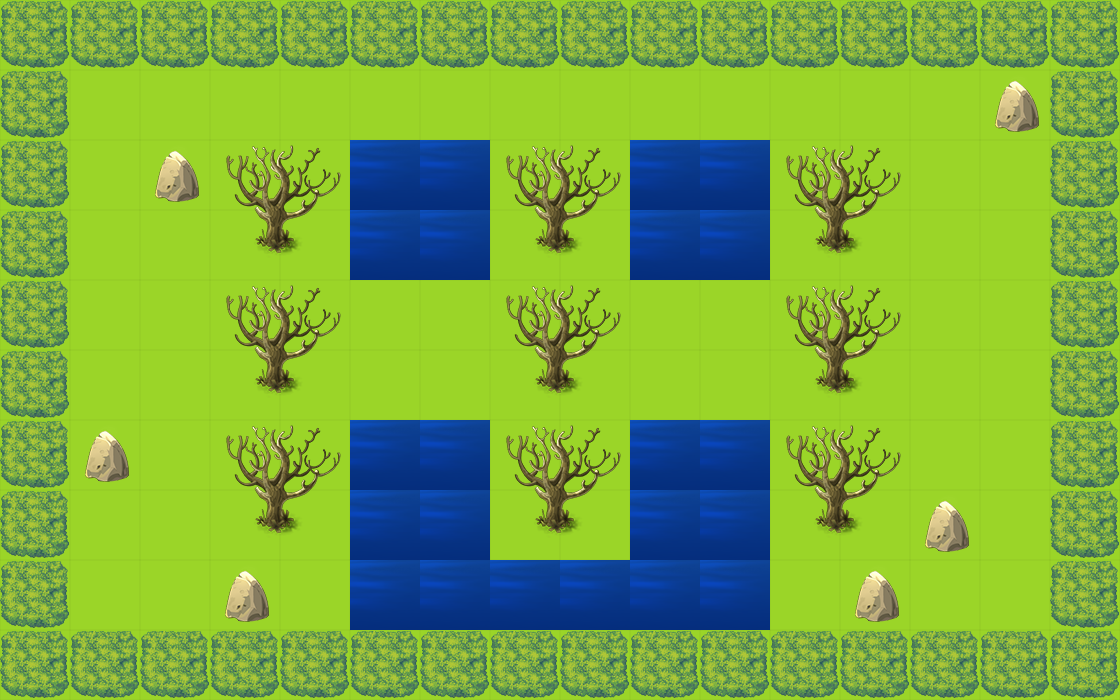

A 2D game scene composited from a Tiled map and its tileset images. What follows is a short description and the map's XML, with each tile layer's data collapsed to a summary:
An orthogonal 16x10 tile map with 70x70 px tiles, 2 tile layers (bgLayer, walkLayer) and 10 objects (2x monster_0, player, key, exit, box_1, ...).

<map version="1.0" orientation="orthogonal" renderorder="right-down" width="16" height="10" tilewidth="70" tileheight="70" nextobjectid="23">
 <tileset firstgid="1" name="333" tilewidth="70" tileheight="70" tilecount="100">
  <image source="333.png" width="700" height="700" />
 </tileset>
 <layer name="bgLayer" width="16" height="10">
  <data>[160 cells, 160 non-empty, 1 distinct tile ids]</data>
 </layer>
 <layer name="walkLayer" width="16" height="10">
  <data>[160 cells, 112 non-empty, 7 distinct tile ids]</data>
 </layer>
 <objectgroup name="object0">
  <object id="1" name="player" x="140" y="560" width="70" height="70">
   <properties>
    <property name="hp" value="600" />
   </properties>
  </object>
 </objectgroup>
 <objectgroup name="object1">
  <object id="3" name="key" x="70" y="70" width="70" height="70" />
  <object id="4" name="exit" x="980" y="210" width="70" height="70" />
 </objectgroup>
 <objectgroup name="object2">
  <object id="5" name="box_1" x="70" y="560" width="70" height="70" />
  <object id="8" name="box_2" x="980" y="420" width="70" height="70" />
  <object id="9" name="box_3" x="70" y="210" width="70" height="70" />
 </objectgroup>
 <objectgroup name="object4">
  <object id="20" name="monster_0" x="350" y="280" width="70" height="70">
   <properties>
    <property name="dirX" value="1" />
    <property name="dirY" value="0" />
    <property name="path" value="monster_0.png" />
    <property name="reverse" value="-1" />
    <property name="speed" value="100" />
   </properties>
  </object>
  <object id="22" name="monster_0" x="630" y="280" width="70" height="70">
   <properties>
    <property name="dirX" value="1" />
    <property name="dirY" value="0" />
    <property name="path" value="monster_0.png" />
    <property name="reverse" value="-1" />
    <property name="speed" value="100" />
   </properties>
  </object>
 </objectgroup>
 <objectgroup name="object3">
  <object id="18" name="trap_2" x="70" y="350" width="70" height="70" />
  <object id="19" name="trap_1" x="980" y="560" width="70" height="70" />
 </objectgroup>
</map>
